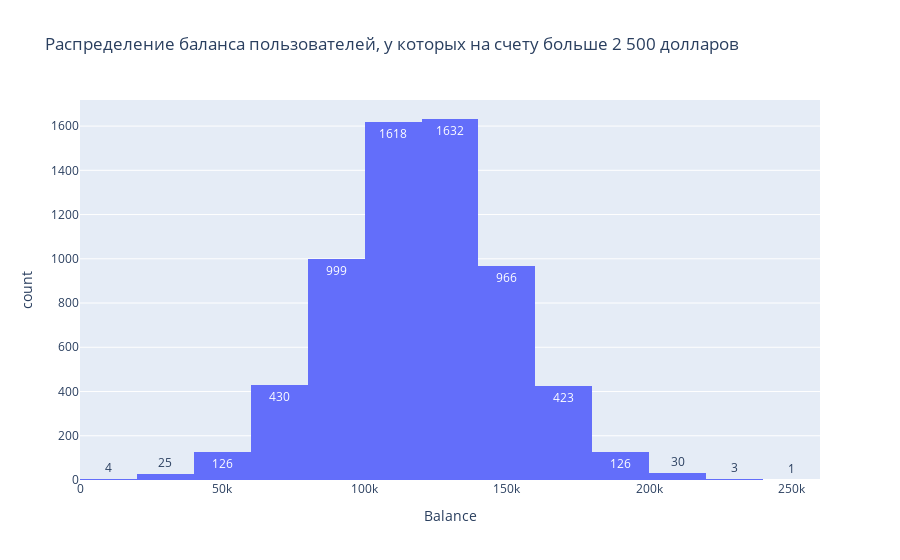

The cell this chart's notebook holds for it:
### Markdown cell above
## <p style="text-align: center;"> Задание 9.2. </p> ##
Постройте график, показывающий распределение баланса пользователей, у которых на счету больше 2 500 долларов. Опишите распределение и сделайте выводы.

### Code cell
filtered = churn_df[churn_df['Balance'] > 2500]

fig = px.histogram(
    filtered,
    x='Balance',
    nbins=20,
    title='Распределение баланса пользователей, у которых на счету больше 2 500 долларов',
    text_auto=True
    
)
fig.show()

### Figure 1 — Plotly figure (JSON) as saved in the notebook; plotly's stock layout.template omitted (floating-point values rounded to 4 significant figures; data arrays with more than 128 entries replaced by an {"elided": "..."} marker saying what was removed)
{"data": [{"alignmentgroup": "True", "bingroup": "x", "hovertemplate": "Balance=%{x}<br>count=%{y}<extra></extra>", "legendgroup": "", "marker": {"color": "#636efa", "pattern": {"shape": ""}}, "name": "", "nbinsx": 20, "offsetgroup": "", "orientation": "v", "showlegend": false, "texttemplate": "%{value}", "type": "histogram", "x": {"elided": "6383 float values"}, "xaxis": "x", "yaxis": "y"}], "layout": {"barmode": "relative", "legend": {"tracegroupgap": 0}, "title": {"text": "Распределение баланса пользователей, у которых на счету больше 2 500 долларов"}, "xaxis": {"anchor": "y", "domain": [0, 1], "title": {"text": "Balance"}}, "yaxis": {"anchor": "x", "domain": [0, 1], "title": {"text": "count"}}}}
